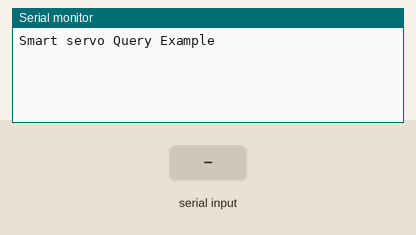
The sketch below on a simulated Arduino Uno, built with avr-gcc and run on an emulated ATmega328P. Shown: the last lines printed to the serial monitor. The test bench sets the inputs (shaded band).

Above: at 3.2 s.
3.3 s: "1\n" received over the second serial link
At 5.4 s:
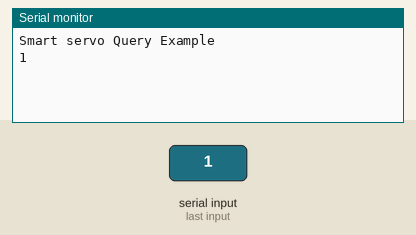
5.8 s: "0\n" received over the second serial link
At 7.2 s:
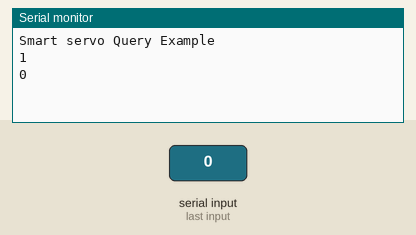
7.3 s: "2\n" received over the second serial link
At 8.9 s:
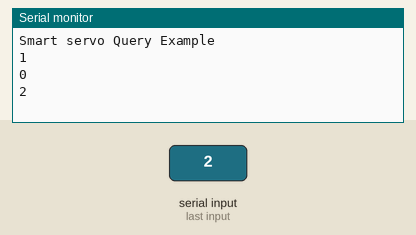

The sketch:

UNOLynxSmartServoReadAngles.ino
```cpp
#include <SoftwareSerial.h>

#define rxPin 8
#define txPin 9

SoftwareSerial servoSerial(rxPin, txPin);

void setup() {
  Serial.begin(115200);

  servoSerial.begin(115200);
  servoSerial.print("#0D1500\r");  // this is used to clear the serial buffer
 // set the LYNX ID
 // servoSerial.print(String("#") + 254 + String("CID") + 0 + "\r");  // set LED
 // delay(1000);
 // set the LYNX led colors
  servoSerial.print(String("#") + 0 + String("LED") + 0 + "\r");  // set LED
  delay(500);
  servoSerial.print(String("#") + 0 + String("LED") + 2 + "\r");  // set LED
  delay(500);
  servoSerial.print(String("#") + 0 + String("LED") + 3 + "\r");  // set LED
  delay(500);

  // Set servo to limp mode
  servoSerial.print(String("#") + 0 + String("L") + "\r");
  delay(500);
  Serial.println("Smart servo Query Example ");
}

void loop() {
  // Read the angle from the servo
  servoSerial.print(String("#") + 0 + String("QD") + "\r");

  if (servoSerial.available()) {
    String angle = servoSerial.readStringUntil('\r');
    Serial.println(angle);
  }
  delay(100);  // Wait before the next read
}
```

Measured:
- after the input at 3.3 s, the serial monitor: prints a new line after 1.0 s (image 1)
- after the input at 5.8 s, the serial monitor: prints a new line after 1.0 s (image 2)
- after the input at 7.3 s, the serial monitor: prints a new line after 1.0 s (image 3)
